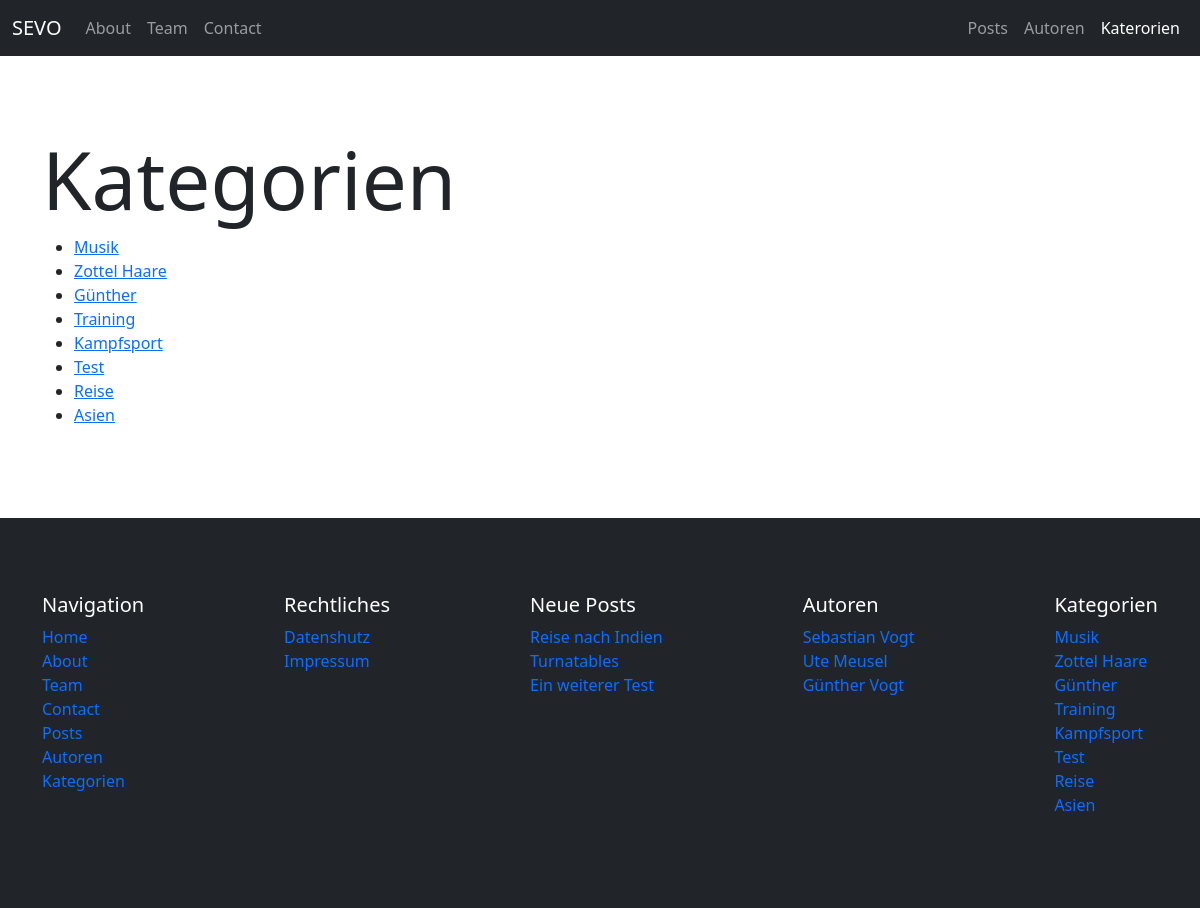
Screenshot of /blog/categories with the database file from the repository.
### pages/models.py (models this page shows, shortened)
class Page(models.Model):
    class Templates(models.TextChoices):
        FULL_WIDTH = "Fullwidth"
        CONTAINER = "Container"
        FULL_WIDTH_WITH_HEADER = "Fullwidth with header"
        CONTAINER_WITH_HEADER = "Container with header"
    title = models.CharField(max_length=255)
    slug = models.SlugField(unique=True, blank=True)
    index = models.IntegerField(default=1)
    content = tinymce_models.HTMLField()
    featured_image = models.ForeignKey(Image, on_delete=models.SET_NULL, null=True, blank=True)
    published = models.BooleanField(default=True)
    is_home = models.BooleanField(default=False)
    template = models.CharField(max_length=100, choices=Templates.choices, default=Templates.CONTAINER)
    created_at = models.DateTimeField(auto_now_add=True)
    updated_at = models.DateTimeField(auto_now=True)

### blog/models.py (models this page shows, shortened)
class Category(models.Model):
    name = models.CharField(max_length=100, unique=True, db_index=True)
    slug = models.SlugField(unique=True, default="")
    class Meta:
        verbose_name_plural = "Categories"

class Post(models.Model):
    author = models.ForeignKey(Author, on_delete=models.SET_NULL, null=True)
    title = models.CharField(max_length=255)
    slug = models.SlugField(unique=True)
    categories = models.ManyToManyField(Category, blank=True)
    content = tinymce_models.HTMLField()
    excerpt = models.TextField(max_length=255, blank=True)
    featured_image = models.ForeignKey(Image, on_delete=models.SET_NULL, blank=True, null=True)
    published = models.BooleanField(default=True)
    is_featured = models.BooleanField(default=False)
    allow_comments = models.BooleanField(default=False)
    created_at = models.DateTimeField(auto_now_add=True)
    updated_at = models.DateTimeField(auto_now=True)

### author/models.py (models this page shows, shortened)
class Author(models.Model):
    firstname = models.CharField(max_length=100)
    lastname = models.CharField(max_length=100)
    nickname = models.CharField(max_length=100, blank=True)
    email = models.EmailField(null=True)
    slug = models.SlugField(unique=True, default="")
    def get_fullname(self):
        return f"{self.firstname} {self.lastname}"

### blog/views.py (the view)
# urls.py: path("categories", views.categories, name="blog-categories"),
def categories(request):
    categories = models.Category.objects.all()
    return render(request, "blog/categories.html", {
        "title": "Kategorien",
        "categories": categories
    })

### utils/context_processors.py (called while the page is built)
def menus_context(request):
    menu_main = Menu.objects.get(name="Main")
    menu_meta = Menu.objects.get(name="Meta")
    pages_main = menu_main.pages.filter(published=True).order_by("index")
    pages_meta = menu_meta.pages.filter(published=True).order_by("index")
    categories = Category.objects.all()
    authors = Author.objects.all()
    latest_posts = Post.objects.filter(published=True).order_by("-created_at")[:3]
    return {
        "pages_main": pages_main,
        "pages_meta": pages_meta,
        "categories": categories,
        "authors": authors,
        "latest_posts": latest_posts
    }

### blog/templates/blog/categories.html (shortened to what this page needs)
{% extends "base.html" %}
{% block content %}
    <div class="container section-padding">
        <h1 class="display-1">{{ title|title }}</h1>
        {% if categories %}
            <ul>
                {% for category in categories %}
                    <li>
                        <a href="{% url "blog-category-slug" slug=category.slug %}">{{ category.name }}</a>
                    </li>
                {% endfor %}
            </ul>
        {% else %}
            <p>Keine Autoren vorhanden</p>
        {% endif %}
    </div>
{% endblock %}

### templates/partials/_navbar.html (shortened to what this page needs)
<nav class="navbar navbar-expand-lg bg-dark border-body" data-bs-theme="dark">
    <div class="container-fluid">
      <a class="navbar-brand" href="{% url "homepage" %}">SEVO</a>
      <div class="collapse navbar-collapse" id="navbarNav">
        <ul class="navbar-nav me-auto">
            {% for page in pages_main %}
                {% if page.is_home == False %}
                    <li class="nav-item">
                        <a class="nav-link" href="{% url "pages-page-single-slug" slug=page.slug %}">{{ page.title|title }}</a>
                    </li>
                {% endif %}
            {% endfor %}
        </ul>
        <ul class="navbar-nav d-flex">
            <li class="nav-item">
                <a class="nav-link{% if "post" in request.path %} active{% endif %}"{% if "post" in request.path %} aria-current="page"{% endif %} href="{% url "blog-posts" %}">Posts</a>
            </li>
            <li class="nav-item">
                <a class="nav-link{% if "author" in request.path %} active{% endif %}"{% if "author" in request.path %} aria-current="page"{% endif %} href="{% url "author-index" %}">Autoren</a>
            </li>
            <li class="nav-item">
                <a class="nav-link{% if "categor" in request.path %} active{% endif %}"{% if "categor" in request.path %} aria-current="page"{% endif %} href="{% url "blog-categories" %}">Katerorien</a>
            </li>
        </ul>
      </div>
    </div>
  </nav>

### templates/partials/_navigation_main.html
<nav>
    <ul class="list-unstyled">
        {% for page in pages_main %}
            <li><a class="text-decoration-none {% if page.title|lower in request.path or page.is_home and request.path == "/" %}active{% endif %}" href="{% url "pages-page-single-slug" slug=page.slug %}">{{ page.title }}</a></li>
        {% endfor %}
        <li><a class="text-decoration-none" href="{% url "blog-posts" %}">Posts</a></li>
        <li><a class="text-decoration-none" href="{% url "author-index" %}">Autoren</a></li>
        <li><a class="text-decoration-none" href="{% url "blog-categories" %}">Kategorien</a></li>
    </ul>
</nav>

### templates/partials/_navigation_meta.html
<nav>
    <ul class="list-unstyled">
        {% for page in pages_meta %}
            <li><a class="text-decoration-none {% if page.title|lower in request.path or page.is_home and request.path == "/" %}active{% endif %}" href="{% url "pages-page-single-slug" slug=page.slug %}">{{ page.title }}</a></li>
        {% endfor %}
    </ul>
</nav>

### templates/partials/_navigation_latest_posts.html
<nav>
    {% if latest_posts %}
        <ul class="list-unstyled">
            {% for post in latest_posts %}
                <li><a class="text-decoration-none {% if post.slug|lower in request.path %}active{% endif %}" href="{% url "blog-post-slug" slug=post.slug %}">{{ post.title }}</a></li>
            {% endfor %}
        </ul>
    {% else %}
        <p>Keine Posts vorhanden</p>
    {% endif %}
</nav>

### templates/partials/_navigation_authors.html
<nav>
    {% if authors %}
        <ul class="list-unstyled">
            {% for author in authors %}
                <li><a class="text-decoration-none {% if author.name|lower in request.path %}active{% endif %}" href="{% url "author-single-slug" slug=author.slug %}">{{ author.get_fullname }}</a></li>
            {% endfor %}
        </ul>
    {% else %}
        <p>Keine Autoren vorhanden</p>
    {% endif %}
</nav>

### templates/partials/_navigation_categories.html
<nav>
    {% if categories %}
        <ul class="list-unstyled">
            {% for category in categories %}
                <li><a class="text-decoration-none {% if category.name|lower in request.path %}active{% endif %}" href="{% url "blog-category-slug" slug=category.slug %}">{{ category.name }}</a></li>
            {% endfor %}
        </ul>
    {% else %}
        <p>Keine Kategorien vorhanden</p>
    {% endif %}
</nav>

### static/css/style.css (style rules this page uses)
.section-padding { padding-top: 75px; padding-bottom: 75px; }

### rows the page displays
Page: title "About"
Page: title "Team"
Page: title "Contact"
Category: name "Musik"
Category: name "Zottel Haare"
Category: name "Günther"
Category: name "Training"
Category: name "Kampfsport"
Category: name "Test"
Category: name "Reise"
Category: name "Asien"
Page: title "Home"
Page: title "Datenshutz"
Page: title "Impressum"
Post: title "Reise nach Indien"
Post: title "Turnatables"
Post: title "Ein weiterer Test"
Author: get_fullname "Sebastian Vogt"
Author: get_fullname "Ute Meusel"
Author: get_fullname "Günther Vogt"

### other values shown
{{ title|title }} "Kategorien"
